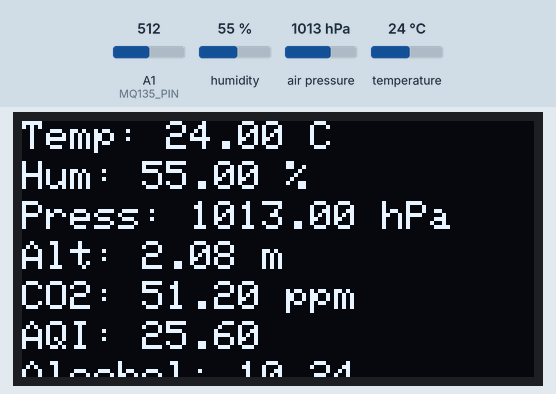
Recording of a sketch running on a simulated Arduino Uno, built with avr-gcc and run on an emulated ATmega328P. Shown: 128×64 one-colour display. The test bench sets the inputs (shaded band); at power-on: humidity 55 %, air pressure 1013 hPa, A1 (MQ135_PIN) = 512, temperature 24 °C.

Above: at 1.2 s.
1.3 s: humidity set to 22 %
At 3.3 s:
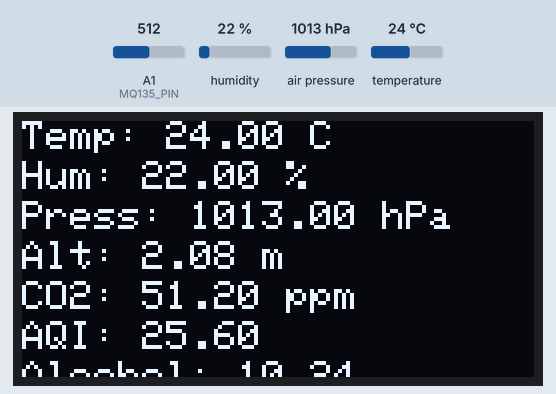
3.6 s: air pressure set to 952 hPa
At 4.9 s:
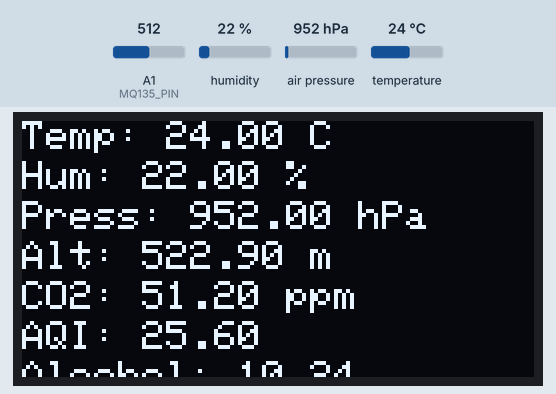
5.9 s: A1 (MQ135_PIN) set to 716
At 7.6 s:
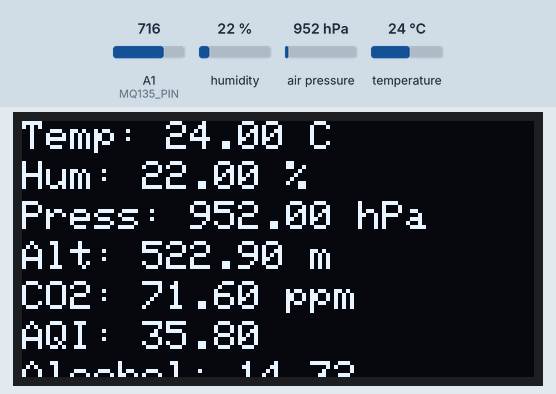
8.2 s: temperature set to 12 °C
At 9.1 s:
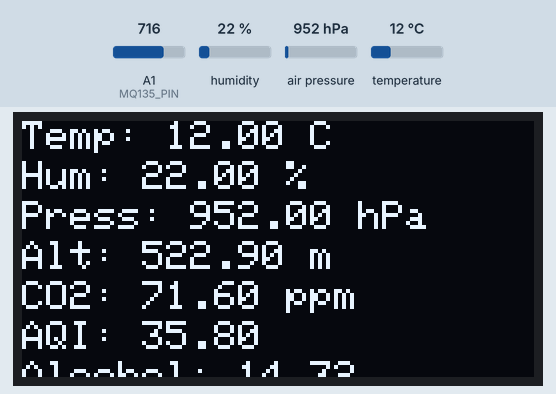
10.5 s: air pressure set to 975 hPa
At 13.3 s:
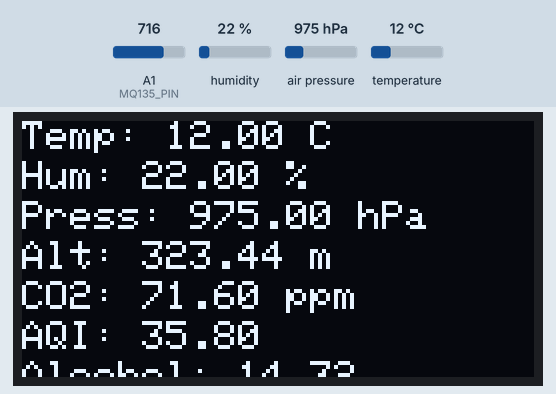
13.9 s: A1 (MQ135_PIN) set to 992
At 14.8 s:
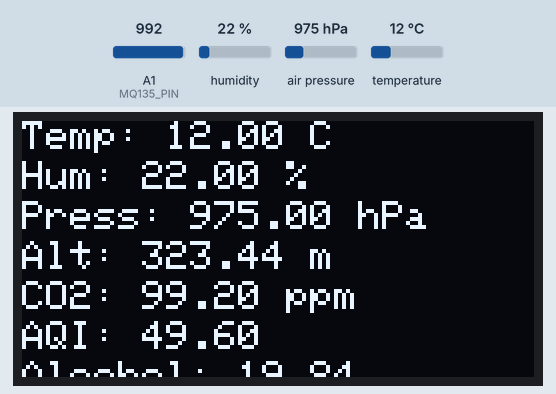
Timing chart, 0 to 16.9 s (numbered marks = the images above; inputs shaded):
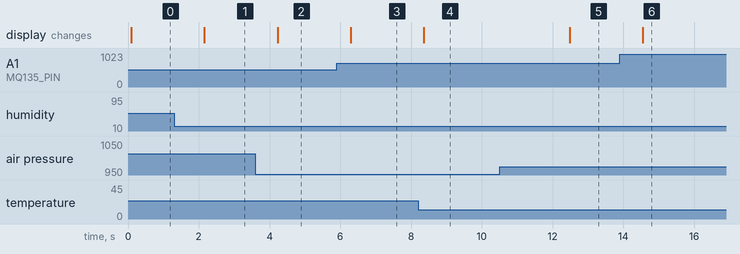

The sketch:

mq135.ino
```cpp
#include <Wire.h>
#include <Adafruit_GFX.h>
#include <Adafruit_SH1106.h>
#include <Adafruit_BMP280.h>
#include <DHT.h>

// OLED Setup
#define OLED_RESET -1
Adafruit_SH1106 display(OLED_RESET);
#define OLED_I2C_ADDR 0x3C

// DHT11 Setup
#define DHTPIN 2
#define DHTTYPE DHT11
DHT dht(DHTPIN, DHTTYPE);

// BMP280 Setup
Adafruit_BMP280 bmp;

// MQ135 Setup
#define MQ135_PIN A1  // Analog output of MQ135

void setup() {
    Serial.begin(9600);
    dht.begin();
    if (!bmp.begin(0x76)) {
        Serial.println("BMP280 not found!");
        while (1);
    }

    display.begin(SH1106_I2C_ADDRESS, OLED_I2C_ADDR);
    display.clearDisplay();
}

void loop() {
    // Read DHT11 Sensor
    float humidity = dht.readHumidity();
    float temperature = dht.readTemperature();

    // Read BMP280 Sensor
    float pressure = bmp.readPressure() / 100.0F;
    float altitude = bmp.readAltitude(1013.25);

    // Read MQ135 Sensor (Air Quality)
    int mq135Value = analogRead(MQ135_PIN);
    float co2_ppm = mq135Value * 0.1;  // Basic calibration
    float aqi = mq135Value * 0.05;     // Approximate AQI
    float alcohol = mq135Value * 0.02; // Approximate Alcohol concentration

    // Display on OLED
    display.clearDisplay();
    display.setTextSize(1);
    display.setTextColor(WHITE);

    // Display DHT11 Data
    display.setCursor(0, 0);
    display.print("Temp: "); display.print(temperature); display.print(" C");

    display.setCursor(0, 10);
    display.print("Hum: "); display.print(humidity); display.print(" %");

    // Display BMP280 Data
    display.setCursor(0, 20);
    display.print("Press: "); display.print(pressure); display.print(" hPa");

    display.setCursor(0, 30);
    display.print("Alt: "); display.print(altitude); display.print(" m");

    // Display MQ135 Data
    display.setCursor(0, 40);
    display.print("CO2: "); display.print(co2_ppm); display.print(" ppm");

    display.setCursor(0, 50);
    display.print("AQI: "); display.print(aqi);

    display.setCursor(0, 60);
    display.print("Alcohol: "); display.print(alcohol);

    display.display();
    delay(2000);  // Update every 2 seconds
}
```

Measured:
- after the input at 1.3 s, the display: changes after 0.86 s (image 1)
- after the input at 3.6 s, the display: changes after 0.63 s (image 2)
- after the input at 5.9 s, the display: changes after 0.39 s (image 3)
- after the input at 8.2 s, the display: changes after 0.15 s (image 4)
- after the input at 10.5 s, the display: changes after 2.0 s (image 5)
- after the input at 13.9 s, the display: changes after 0.65 s (image 6)
